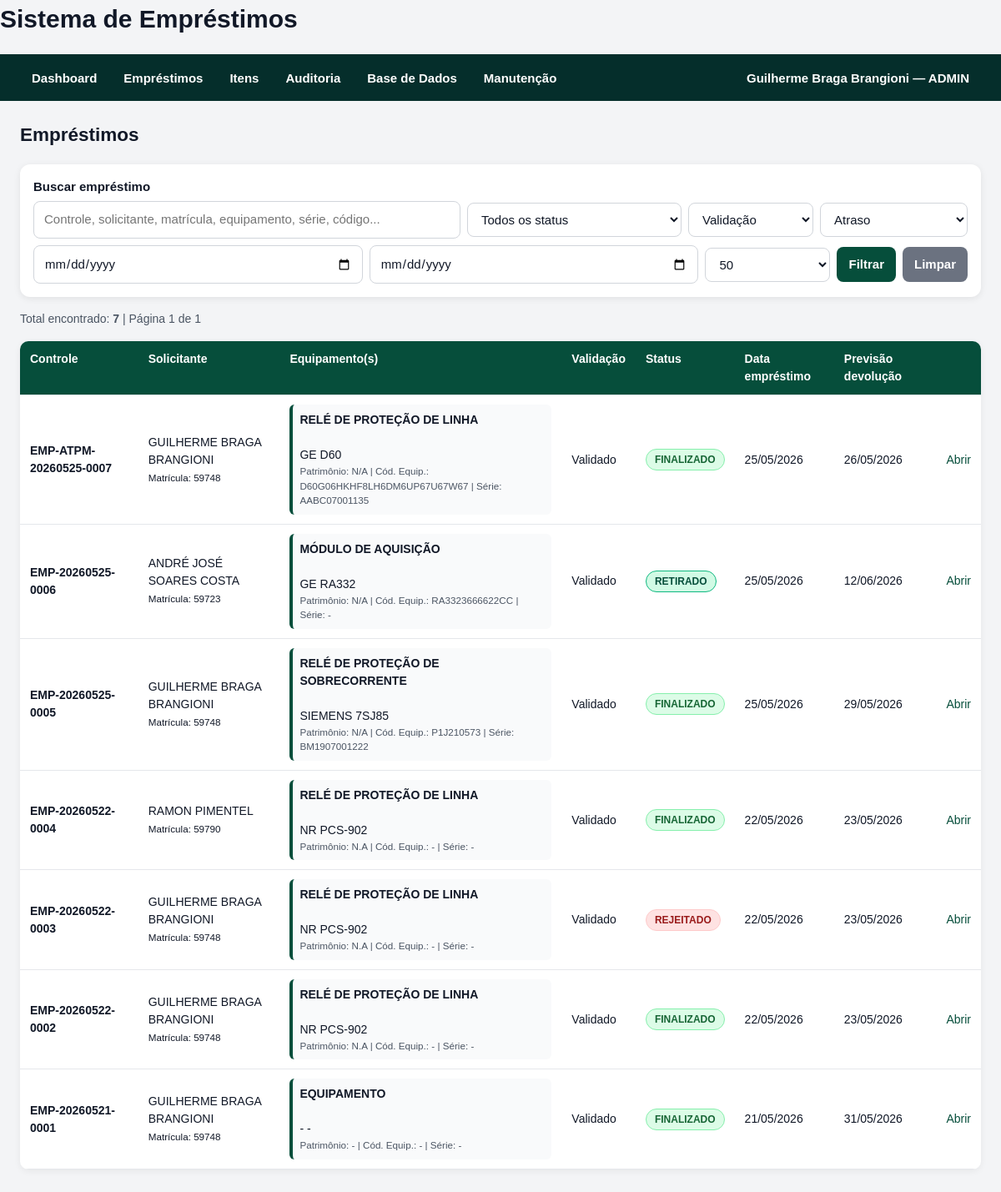
Before: /emprestimos/ (signed in) with the older database file.
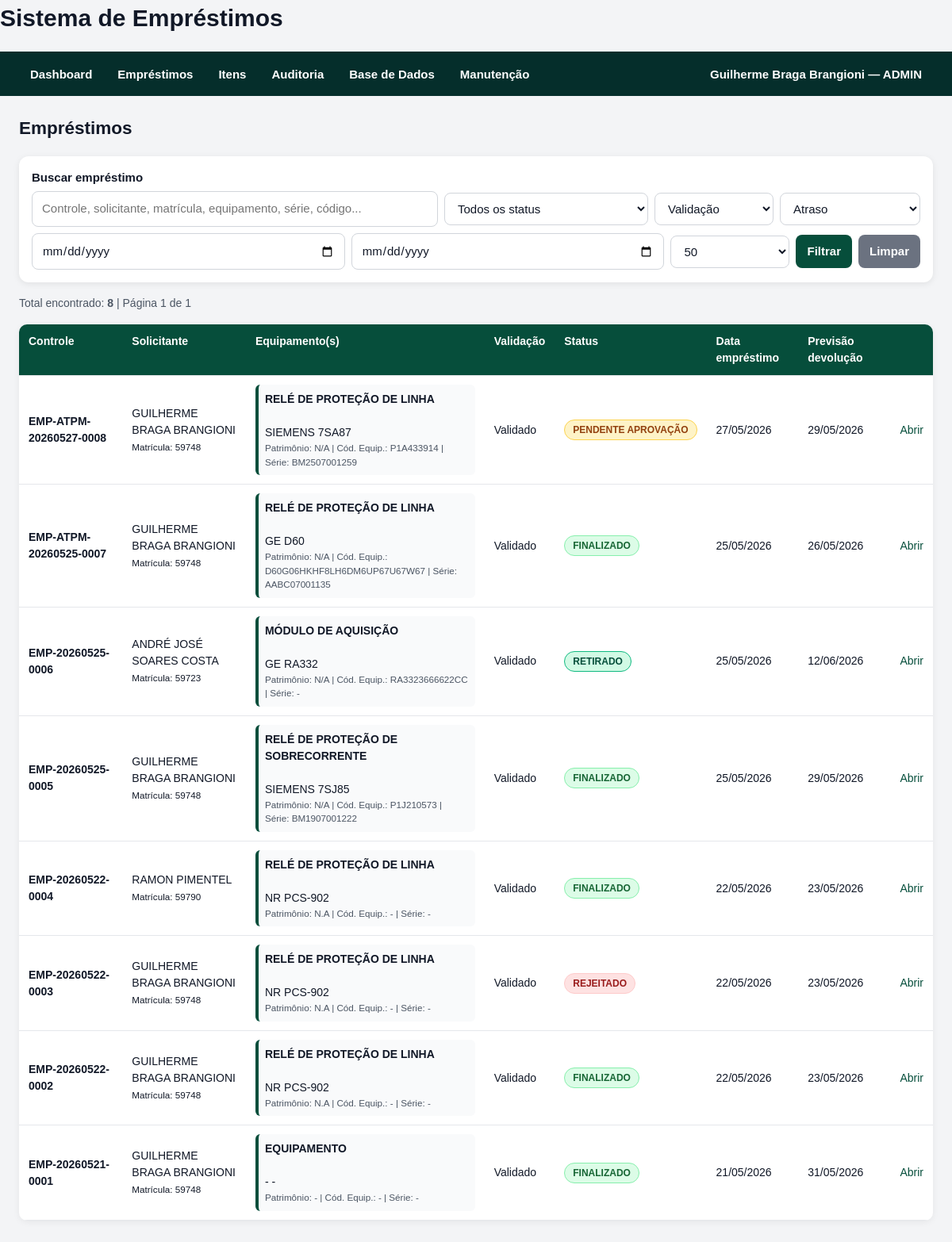
After: the same page with the newer database file.
### models/system_user.py (models this page shows, shortened)
class SystemUser(db.Model):
    __tablename__ = "system_users"
    id = db.Column(db.Integer, primary_key=True)
    nome = db.Column(db.String(255), nullable=False)
    email = db.Column(db.String(255), nullable=False, unique=True, index=True)
    password_hash = db.Column(db.String(255), nullable=False)
    role = db.Column(db.String(50), nullable=False, default="CONSULTA")
    active = db.Column(db.Boolean, default=True)
    last_login_at = db.Column(db.DateTime)
    created_at = db.Column(db.DateTime, default=datetime.utcnow)
    updated_at = db.Column(
        db.DateTime,
        default=datetime.utcnow,
        onupdate=datetime.utcnow,
    )

### models/loan.py (models this page shows)
class Loan(db.Model):
    __tablename__ = "loans"
    id = db.Column(db.Integer, primary_key=True)
    numero_controle = db.Column(db.String(100), unique=True, index=True)
    user_id = db.Column(db.Integer, db.ForeignKey("users.id"), nullable=False)
    approver_id = db.Column(db.Integer, db.ForeignKey("approvers.id"), nullable=False)
    responsavel_entrega_nome = db.Column(db.String(255), nullable=False)
    responsavel_entrega_matricula = db.Column(db.String(100))
    responsavel_entrega_email = db.Column(db.String(255))
    status = db.Column(db.String(100), default="PENDENTE_APROVACAO", index=True)
    data_emprestimo = db.Column(db.DateTime)
    data_prevista_devolucao = db.Column(db.DateTime)
    data_real_devolucao = db.Column(db.DateTime)
    local_utilizacao = db.Column(db.String(255))
    aprovado = db.Column(db.Boolean, default=False)
    aprovado_em = db.Column(db.DateTime)
    rejeitado_em = db.Column(db.DateTime)
    motivo_rejeicao = db.Column(db.Text)
    approval_token = db.Column(db.Text)
    observacoes = db.Column(db.Text)
    notification_fixed_emails = db.Column(db.Text)      # E-mails fixos lidos do arquivo no momento da criação
    notification_extra_emails = db.Column(db.Text)      # E-mails adicionais digitados no momento do empréstimo
    notification_all_emails = db.Column(db.Text)        # União de Fixos + adicionais, preservada para auditoria
    created_at = db.Column(db.DateTime, default=datetime.utcnow)
    updated_at = db.Column(
        db.DateTime,
        default=datetime.utcnow,
        onupdate=datetime.utcnow,
    )
    user = db.relationship("User", back_populates="loans")
    approver = db.relationship("Approver", back_populates="loans")
    items = db.relationship(
        "LoanItem",
        back_populates="loan",
        lazy=True,
        cascade="all, delete-orphan",
    )
    renewals = db.relationship(
        "Renewal",
        back_populates="loan",
        lazy=True,
        cascade="all, delete-orphan",
    )

### models/user.py (models this page shows)
class User(db.Model):
    __tablename__ = "users"
    id = db.Column(db.Integer, primary_key=True)
    nome = db.Column(db.String(255), nullable=False)
    matricula = db.Column(db.String(100), nullable=False, index=True)
    email = db.Column(db.String(255), nullable=False)
    telefone = db.Column(db.String(100))
    gerencia = db.Column(db.String(255))
    regional = db.Column(db.String(255))
    equipe = db.Column(db.String(255))
    created_at = db.Column(db.DateTime, default=datetime.utcnow)
    loans = db.relationship("Loan", back_populates="user")

### models/loan_item.py (models this page shows)
class LoanItem(db.Model):
    __tablename__ = "loan_items"
    id = db.Column(db.Integer, primary_key=True)
    loan_id = db.Column(db.Integer, db.ForeignKey("loans.id"), nullable=False)
    equipment_id = db.Column(db.Integer, db.ForeignKey("equipments.id"))
    consumable_id = db.Column(db.Integer, db.ForeignKey("consumables.id"))
    tipo_item = db.Column(db.String(100), nullable=False)
    quantidade = db.Column(db.Integer, default=1)
    quantidade_devolvida = db.Column(db.Integer, default=0)
    status = db.Column(db.String(100), default="EMPRESTADO")
    devolvido_em = db.Column(db.DateTime)
    devolvido_por = db.Column(db.String(255))
    image_path = db.Column(db.String(500))
    image_original_filename = db.Column(db.String(255))
    observacoes = db.Column(db.Text)
    created_at = db.Column(db.DateTime, default=datetime.utcnow)
    loan = db.relationship("Loan", back_populates="items")
    equipment = db.relationship("Equipment", back_populates="loan_items")
    consumable = db.relationship("Consumable", back_populates="loan_items")

### models/equipment.py (models this page shows)
class Equipment(db.Model):
    __tablename__ = "equipments"
    id = db.Column(db.Integer, primary_key=True)
    codigo_interno = db.Column(db.String(100), unique=True, index=True)
    nome = db.Column(db.String(255), nullable=False)
    nome_normalizado = db.Column(db.String(255), nullable=False, index=True)
    fabricante = db.Column(db.String(255))
    modelo = db.Column(db.String(255))
    tipo_equipamento = db.Column(db.String(255))
    patrimonio = db.Column(db.String(255), index=True)
    codigo_equipamento = db.Column(db.String(255), index=True)
    serial = db.Column(db.String(255), index=True)
    categoria = db.Column(db.String(255))
    status = db.Column(db.String(50), default="DISPONIVEL", index=True)
    status_planilha = db.Column(db.String(255))
    regional = db.Column(db.String(255))
    data_inventario = db.Column(db.DateTime)
    local_armazenagem = db.Column(db.String(255))
    subestacao_origem = db.Column(db.String(255))
    emprestado_para_planilha = db.Column(db.String(255))
    data_emprestimo_planilha = db.Column(db.DateTime)
    validado = db.Column(db.Boolean, default=False)
    observacoes = db.Column(db.Text)
    created_at = db.Column(db.DateTime, default=datetime.utcnow)
    updated_at = db.Column(
        db.DateTime,
        default=datetime.utcnow,
        onupdate=datetime.utcnow,
    )
    loan_items = db.relationship("LoanItem", back_populates="equipment")

### routes/loan_routes.py (the view, shortened to what this page needs)
@loan_bp.route("/")
def list_loans():
    search_text = request.args.get("q", "").strip()
    status_filter = request.args.get("status", "").strip()
    validation_filter = request.args.get("validacao", "").strip()
    overdue_filter = request.args.get("atrasados", "").strip()
    date_from_text = request.args.get("data_inicio", "").strip()
    date_to_text = request.args.get("data_fim", "").strip()
    page = request.args.get("page", 1, type=int)
    per_page = request.args.get("per_page", 50, type=int)
    if per_page not in [25, 50, 100]:
        per_page = 50
    query = Loan.query
    if status_filter:
        query = query.filter(Loan.status == status_filter)
    date_from = _parse_date_filter(date_from_text)
    date_to = _parse_date_filter(date_to_text)
    if date_from:
        query = query.filter(Loan.data_emprestimo >= date_from)
    if date_to:
        query = query.filter(Loan.data_emprestimo <= date_to)
    if overdue_filter == "SIM":
        query = query.filter(Loan.status == LoanStatus.ATRASADO.value)
    loans_all = (
        query
        .options(*loan_full_options())
        .order_by(Loan.created_at.desc())
        .all()
    )
    if validation_filter == "PENDENTE":
        loans_all = [
            loan for loan in loans_all
            if _loan_has_pending_validation(loan)
        ]
    elif validation_filter == "VALIDADO":
        loans_all = [
            loan for loan in loans_all
            if not _loan_has_pending_validation(loan)
        ]
    total = len(loans_all)
    pages = max(ceil(total / per_page), 1)
    if page < 1:
        page = 1
    if page > pages:
        page = pages
    start = (page - 1) * per_page
    end = start + per_page
    loans = loans_all[start:end]
    pagination = {
        "page": page,
        "pages": pages,
        "total": total,
        "has_prev": page > 1,
        "has_next": page < pages,
        "prev_num": page - 1,
        "next_num": page + 1,
    }
    return render_template(
        "loan_list.html",
        loans=loans,
        pagination=pagination,
        search_text=search_text,
        status_filter=status_filter,
        validation_filter=validation_filter,
        overdue_filter=overdue_filter,
        date_from_text=date_from_text,
        date_to_text=date_to_text,
        per_page=per_page,
        status_options=[status.value for status in LoanStatus],
    )

### templates/loan_list.html (shortened to what this page needs)
{% extends "base.html" %}
{% block content %}
<h2>Empréstimos</h2>
<form method="get" action="{{ url_for('loan_bp.list_loans') }}" class="search-form">
    <label for="q">Buscar empréstimo</label>
    <div class="search-row">
        <input
            type="text"
            id="q"
            name="q"
            value="{{ search_text or '' }}"
            placeholder="Controle, solicitante, matrícula, equipamento, série, código..."
        >
        <select name="status">
            <option value="">Todos os status</option>
        </select>
        <select name="validacao">
            <option value="">Validação</option>
        </select>
        <select name="atrasados">
            <option value="">Atraso</option>
        </select>
        <input
            type="date"
            name="data_inicio"
            value="{{ date_from_text or '' }}"
        >
        <input
            type="date"
            name="data_fim"
            value="{{ date_to_text or '' }}"
        >
        <select name="per_page">
            <option value="50" {% if per_page == 50 %}selected{% endif %}>50</option>
        </select>
        <button type="submit">Filtrar</button>
        <a class="button secondary" href="{{ url_for('loan_bp.list_loans') }}">
            Limpar
        </a>
    </div>
</form>
<p class="hint">
    Total encontrado: <strong>{{ pagination.total }}</strong>
    | Página {{ pagination.page }} de {{ pagination.pages }}
</p>
<table>
    <thead>
        <tr>
            <th>Controle</th>
            <th>Solicitante</th>
            <th>Equipamento(s)</th>
            <th>Validação</th>
            <th>Status</th>
            <th>Data empréstimo</th>
            <th>Previsão devolução</th>
            <th></th>
        </tr>
    </thead>
    <tbody>
        {% for loan in loans %}
        {% set ns = namespace(has_pending_validation=false) %}
        {% for item in loan.items %}
            {% if item.equipment and not item.equipment.validado %}
                {% set ns.has_pending_validation = true %}
            {% endif %}
        {% endfor %}
        <tr>
            <td>
                <strong>{{ loan.numero_controle }}</strong>
            </td>
            <td>
                {{ loan.user.nome }}
                <br>
                <small>Matrícula: {{ loan.user.matricula }}</small>
            </td>
            <td>
                {% if loan.items %}
                    {% for item in loan.items %}
                        {% if item.equipment %}
                            <div class="loan-equipment-summary">
                                <strong>{{ item.equipment.tipo_equipamento or "EQUIPAMENTO" }}</strong>
                                <br>
                                {{ item.equipment.fabricante or "-" }}
                                {{ item.equipment.modelo or "-" }}
                                <br>
                                <small>
                                    Patrimônio:
                                    {{ item.equipment.patrimonio or "-" }}
                                    |
                                    Cód. Equip.:
                                    {{ item.equipment.codigo_equipamento or "-" }}
                                    |
                                    Série:
                                    {{ item.equipment.serial or "-" }}
                                </small>
                            </div>
                        {% endif %}
                    {% endfor %}
                {% else %}
                    <span>-</span>
                {% endif %}
            </td>
            <td>
                {% if ns.has_pending_validation and loan.status not in ["FINALIZADO", "REJEITADO", "CANCELADO"] %}
                    <form
                        method="post"
                        action="{{ url_for('loan_bp.validate_loan_equipments', loan_id=loan.id) }}"
                        onsubmit="return confirm('Confirmar validação dos equipamentos deste empréstimo?');"
                    >
                        <button type="submit">
                            Validar
                        </button>
                    </form>
                {% else %}
                    Validado
                {% endif %}
            </td>
            <td>
                <span class="status-badge {{ status_badge_class(loan.status) }}">
                    {{ format_status_label(loan.status) }}
                </span>
            </td>
            <td>
                {{ loan.data_emprestimo.strftime("%d/%m/%Y") if loan.data_emprestimo else "-" }}
            </td>
            <td>
                {{ loan.data_prevista_devolucao.strftime("%d/%m/%Y") if loan.data_prevista_devolucao else "-" }}
            </td>
            <td>
                <a href="{{ url_for('loan_bp.loan_detail', loan_id=loan.id) }}">
                    Abrir
                </a>
            </td>
        </tr>
        {% endfor %}
    </tbody>
</table>
{% endblock %}

### templates/base.html (shortened to what this page needs)
<!DOCTYPE html>
<html lang="pt-BR">
<head>
    <link rel="stylesheet" href="{{ url_for('static', filename='style.css') }}">
</head>
<body>
    <header class="topbar">
        <h1>Sistema de Empréstimos</h1>
        <nav class="navbar">
            <div class="nav-left">
                <a class="nav-link" href="{{ url_for('main_bp.dashboard') }}">
                    Dashboard
                </a>
                {% if current_user %}
                    {% if current_user.role in ["ADMIN", "OPERADOR", "CONSULTA"] %}
                    <div class="nav-item dropdown">
                        <button class="nav-drop-button" type="button">
                            Empréstimos
                        </button>
                    </div>
                    {% endif %}
                    {% if current_user.role in ["ADMIN", "OPERADOR", "CONSULTA"] %}
                    <div class="nav-item dropdown">
                        <button class="nav-drop-button" type="button">
                            Itens
                        </button>
                    </div>
                    {% endif %}
                    {% if current_user.role in ["ADMIN", "OPERADOR"] %}
                    <div class="nav-item dropdown">
                        <button class="nav-drop-button" type="button">
                            Auditoria
                        </button>
                    </div>
                    {% endif %}
                    {% if current_user.role in ["ADMIN", "OPERADOR"] %}
                    <div class="nav-item dropdown">
                        <button class="nav-drop-button" type="button">
                            Base de Dados
                        </button>
                    </div>
                    {% endif %}
                    {% if current_user.role == "ADMIN" %}
                    <div class="nav-item dropdown">
                        <button class="nav-drop-button" type="button">
                            Manutenção
                        </button>
                    </div>
                    {% endif %}
                {% endif %}
            </div>
            <div class="nav-right">
                {% if current_user %}
                    <div class="nav-item dropdown user-menu">
                        <button class="nav-drop-button" type="button">
                            {{ current_user.nome }} — {{ current_user.role }}
                        </button>
                    </div>
                {% else %}
                    <a class="nav-link" href="{{ url_for('auth_bp.login') }}">
                        Entrar
                    </a>
                {% endif %}
            </div>
        </nav>
    </header>
    <main class="container">
        {% block content %}{% endblock %}
    </main>
</body>
</html>

Changed rows visible on the page:
added Loan: numero_controle "EMP-ATPM-20260527-0008", user.nome "GUILHERME BRAGA BRANGIONI", user.matricula "59748", status "PENDENTE APROVAÇÃO", data_emprestimo "27/05/2026", data_prevista_devolucao "29/05/2026"
added LoanItem: equipment "RELÉ DE PROTEÇÃO DE LINHA", equipment "SIEMENS", equipment "7SA87", equipment "N/A", equipment "P1A433914", equipment "BM2507001259", shown under "EMP-ATPM-20260527-0008"
Other visible differences:
{{ pagination.total }}: "7" → "8"
